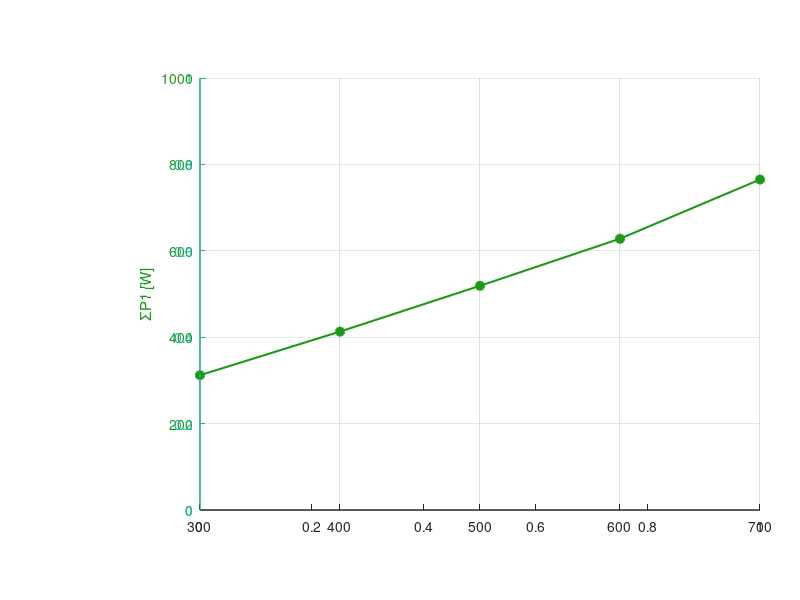

Write the MATLAB code that produced this figure. (Note: this script raises an error after producing the figure.)
% Long Line Impedance Matching
P2_rec = [300, 400, 500, 600, 700]; 
V2_LL  = [392, 383, 368, 350, 330]; 
I2_L1  = [0.53, 0.64, 0.78, 0.97, 1.23]; 
P1_sum = [312, 413, 519, 628, 765]; 
Q1_sum = [-154, -104, -27, 78, 221]; 

fig = figure('Color', 'w', 'Position', [100, 100, 1000, 600]);
left_margin = 0.25; 
ax_pos = [left_margin, 0.15, 0.7, 0.72]; 

% --- AXIS 1: Active Power (P1) ---
ax1 = axes('Position', ax_pos, 'YColor', [0.1 0.6 0.1], 'Box', 'off');
hold(ax1, 'on');
h1 = plot(P2_rec, P1_sum, '-o', 'Color', [0.1 0.6 0.1], 'LineWidth', 1.5, 'MarkerFaceColor', [0.1 0.6 0.1]);
ylabel(ax1, 'ΣP1 [W]');
ylim(ax1, [0 1000]);
grid(ax1, 'on');

% --- AXIS 2: Reactive Power (Q1) ---
ax2 = axes('Position', ax_pos, 'YColor', [0.1 0.7 0.6], 'Color', 'none', 'YAxisLocation', 'left', 'Box', 'off');
ax2.Position(1) = ax_pos(1) - 0.05; 
hold(ax2, 'on');
h2 = plot(P2_rec, Q1_sum, '-s', 'Color', [0.1 0.7 0.6], 'LineWidth', 1.5, 'MarkerFaceColor', [0.1 0.7 0.6]);
ylabel(ax2, 'ΣQ1 [var]');
ylim(ax2, [-200 300]);
ax2.XAxis.Visible = 'off';

% --- AXIS 3: Current (I2) ---
ax3 = axes('Position', ax_pos, 'YColor', [0.9 0.2 0.1], 'Color', 'none', 'YAxisLocation', 'left', 'Box', 'off');
ax3.Position(1) = ax_pos(1) - 0.10;
hold(ax3, 'on');
h3 = plot(P2_rec, I2_L1, '-^', 'Color', [0.9 0.2 0.1], 'LineWidth', 1.5, 'MarkerFaceColor', [0.9 0.2 0.1]);
ylabel(ax3, 'I2 (L1) [A]');
ylim(ax3, [0 1.5]);
ax3.XAxis.Visible = 'off';

% --- AXIS 4: Voltage (U2) ---
ax4 = axes('Position', ax_pos, 'YColor', [0.1 0.3 0.9], 'Color', 'none', 'YAxisLocation', 'left', 'Box', 'off');
ax4.Position(1) = ax_pos(1) - 0.15;
hold(ax4, 'on');
h4 = plot(P2_rec, V2_LL, '-d', 'Color', [0.1 0.3 0.9], 'LineWidth', 1.5, 'MarkerFaceColor', [0.1 0.3 0.9]);
ylabel(ax4, 'V2 (L1-L2) [V]');
ylim(ax4, [0 450]);
ax4.XAxis.Visible = 'off';

% Labels, Title, and Legend
xlabel(ax1, 'P2 (receiving) [W]');
xlim(ax1, [300 700]);
title(ax1, 'Long Line Impedance Matching', 'FontSize', 14, 'FontWeight', 'bold');

% Fixed Legend: Collects handles from all axes
legend([h1, h2, h3, h4], {'ΣP1 [W]', 'ΣQ1 [var]', 'I2 (L1) [A]', 'V2 (L1-L2) [V]'}, ...
    'Location', 'northoutside', 'Orientation', 'horizontal');

linkaxes([ax1 ax2 ax3 ax4], 'x');
set([ax1 ax2 ax3 ax4], 'FontSize', 10, 'LineWidth', 1.2);
